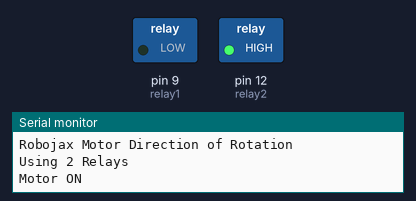
Bench run of a sketch on a simulated Arduino Uno, built with avr-gcc and run on an emulated ATmega328P. On the bench: switched loads named in the sketch (green lamp = pin HIGH), the last lines printed to the serial monitor.

Above: at 3.5 s.
At 6.0 s:
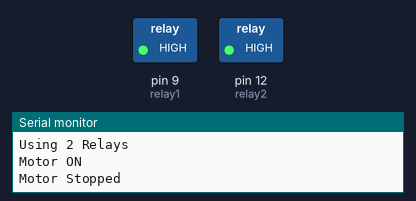
Timing chart, 0 to 8.5 s (numbered marks = the images above):
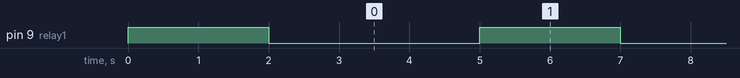

Measured:
- by itself, pin 9 (relay1): alternates HIGH for 2.0 s and LOW for 3.0 s

The sketch:

sketch_nov24a.ino
```cpp
int relay1 = 9;
int relay2 = 12;

const int triggerType = LOW;

int relayOFF, relayON;

void setup() {
    pinMode(relay1, OUTPUT);
    pinMode(relay2, OUTPUT);

    if(triggerType == LOW){
      relayON = LOW;
      relayOFF = HIGH;
      digitalWrite(relay1, relayOFF);
      digitalWrite(relay2, relayOFF);
    } else {
      relayON = HIGH;
      relayOFF = LOW;
      digitalWrite(relay1, relayOFF);
      digitalWrite(relay2, relayOFF);
    }

  Serial.begin(9600);
  Serial.println("Robojax Motor Direction of Rotation");
  Serial.println("Using 2 Relays");
  delay(2000);
}

void loop() {
  motorOn();
  delay(3000);

  motorStop();
  delay(2000);

  Serial.println("===============");
}

void motorOn() {
  digitalWrite(relay1, relayON);
  Serial.println("Motor ON");
}

void motorStop() {
  digitalWrite(relay1, relayOFF);
  Serial.println("Motor Stopped");
}
```
